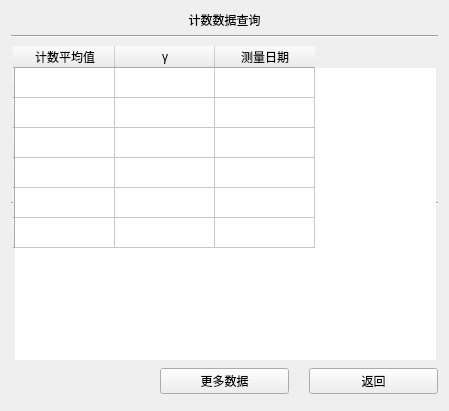
<?xml version="1.0" encoding="UTF-8"?>
<ui version="4.0">
 <class>countdataquery</class>
 <widget class="QWidget" name="countdataquery">
  <property name="geometry">
   <rect>
    <x>0</x>
    <y>0</y>
    <width>449</width>
    <height>411</height>
   </rect>
  </property>
  <property name="windowTitle">
   <string>Form</string>
  </property>
  <layout class="QGridLayout" name="gridLayout">
   <item row="0" column="0">
    <layout class="QVBoxLayout" name="verticalLayout">
     <item>
      <widget class="QLabel" name="label">
       <property name="text">
        <string>计数数据查询</string>
       </property>
       <property name="alignment">
        <set>Qt::AlignCenter</set>
       </property>
      </widget>
     </item>
     <item>
      <widget class="Line" name="line">
       <property name="orientation">
        <enum>Qt::Horizontal</enum>
       </property>
      </widget>
     </item>
     <item>
      <widget class="QTableWidget" name="tableWidget">
       <property name="frameShape">
        <enum>QFrame::HLine</enum>
       </property>
       <property name="frameShadow">
        <enum>QFrame::Sunken</enum>
       </property>
       <property name="lineWidth">
        <number>1</number>
       </property>
       <property name="textElideMode">
        <enum>Qt::ElideMiddle</enum>
       </property>
       <property name="showGrid">
        <bool>true</bool>
       </property>
       <property name="gridStyle">
        <enum>Qt::SolidLine</enum>
       </property>
       <property name="sortingEnabled">
        <bool>false</bool>
       </property>
       <property name="wordWrap">
        <bool>true</bool>
       </property>
       <property name="cornerButtonEnabled">
        <bool>true</bool>
       </property>
       <row>
        <property name="text">
         <string/>
        </property>
       </row>
       <row>
        <property name="text">
         <string/>
        </property>
       </row>
       <row>
        <property name="text">
         <string/>
        </property>
       </row>
       <row>
        <property name="text">
         <string/>
        </property>
       </row>
       <row>
        <property name="text">
         <string/>
        </property>
       </row>
       <row>
        <property name="text">
         <string/>
        </property>
       </row>
       <column>
        <property name="text">
         <string>计数平均值</string>
        </property>
       </column>
       <column>
        <property name="text">
         <string>γ</string>
        </property>
       </column>
       <column>
        <property name="text">
         <string>测量日期</string>
        </property>
       </column>
       <item row="0" column="0">
        <property name="text">
         <string> </string>
        </property>
        <property name="textAlignment">
         <set>AlignHCenter|AlignVCenter|AlignCenter</set>
        </property>
       </item>
       <item row="0" column="1">
        <property name="text">
         <string> </string>
        </property>
        <property name="textAlignment">
         <set>AlignHCenter|AlignVCenter|AlignCenter</set>
        </property>
       </item>
       <item row="0" column="2">
        <property name="text">
         <string>  </string>
        </property>
       </item>
       <item row="1" column="0">
        <property name="text">
         <string> </string>
        </property>
        <property name="textAlignment">
         <set>AlignHCenter|AlignVCenter|AlignCenter</set>
        </property>
       </item>
       <item row="1" column="1">
        <property name="text">
         <string> </string>
        </property>
        <property name="textAlignment">
         <set>AlignHCenter|AlignVCenter|AlignCenter</set>
        </property>
       </item>
       <item row="1" column="2">
        <property name="text">
         <string>  </string>
        </property>
       </item>
       <item row="2" column="0">
        <property name="text">
         <string> </string>
        </property>
        <property name="textAlignment">
         <set>AlignHCenter|AlignVCenter|AlignCenter</set>
        </property>
       </item>
       <item row="2" column="1">
        <property name="text">
         <string> </string>
        </property>
        <property name="textAlignment">
         <set>AlignHCenter|AlignVCenter|AlignCenter</set>
        </property>
       </item>
       <item row="2" column="2">
        <property name="text">
         <string>  </string>
        </property>
       </item>
       <item row="3" column="0">
        <property name="text">
         <string> </string>
        </property>
        <property name="textAlignment">
         <set>AlignHCenter|AlignVCenter|AlignCenter</set>
        </property>
       </item>
       <item row="3" column="1">
        <property name="text">
         <string>  </string>
        </property>
        <property name="textAlignment">
         <set>AlignHCenter|AlignVCenter|AlignCenter</set>
        </property>
       </item>
       <item row="3" column="2">
        <property name="text">
         <string>  </string>
        </property>
       </item>
       <item row="4" column="0">
        <property name="text">
         <string>   </string>
        </property>
        <property name="textAlignment">
         <set>AlignHCenter|AlignVCenter|AlignCenter</set>
        </property>
       </item>
       <item row="4" column="1">
        <property name="text">
         <string>  </string>
        </property>
        <property name="textAlignment">
         <set>AlignHCenter|AlignVCenter|AlignCenter</set>
        </property>
       </item>
       <item row="4" column="2">
        <property name="text">
         <string>  </string>
        </property>
       </item>
       <item row="5" column="0">
        <property name="text">
         <string> </string>
        </property>
        <property name="textAlignment">
         <set>AlignHCenter|AlignVCenter|AlignCenter</set>
        </property>
       </item>
       <item row="5" column="1">
        <property name="text">
         <string>  </string>
        </property>
        <property name="textAlignment">
         <set>AlignHCenter|AlignVCenter|AlignCenter</set>
        </property>
       </item>
       <item row="5" column="2">
        <property name="text">
         <string>  </string>
        </property>
       </item>
      </widget>
     </item>
     <item>
      <layout class="QHBoxLayout" name="horizontalLayout_2" stretch="1,1,1">
       <property name="spacing">
        <number>20</number>
       </property>
       <item>
        <widget class="QLabel" name="label_current">
         <property name="text">
          <string/>
         </property>
         <property name="alignment">
          <set>Qt::AlignRight|Qt::AlignTrailing|Qt::AlignVCenter</set>
         </property>
        </widget>
       </item>
       <item>
        <widget class="QPushButton" name="pushButton_2">
         <property name="text">
          <string>更多数据</string>
         </property>
        </widget>
       </item>
       <item>
        <widget class="QPushButton" name="pushButton">
         <property name="text">
          <string>返回</string>
         </property>
        </widget>
       </item>
      </layout>
     </item>
     <item>
      <layout class="QHBoxLayout" name="horizontalLayout">
       <item>
        <widget class="issample" name="widget" native="true"/>
       </item>
       <item>
        <widget class="ispreheat" name="widget_2" native="true"/>
       </item>
       <item>
        <widget class="date_widget" name="widget_3" native="true"/>
       </item>
      </layout>
     </item>
    </layout>
   </item>
  </layout>
 </widget>
 <customwidgets>
  <customwidget>
   <class>date_widget</class>
   <extends>QWidget</extends>
   <header>date_widget.h</header>
   <container>1</container>
  </customwidget>
  <customwidget>
   <class>issample</class>
   <extends>QWidget</extends>
   <header>issample.h</header>
   <container>1</container>
  </customwidget>
  <customwidget>
   <class>ispreheat</class>
   <extends>QWidget</extends>
   <header>ispreheat.h</header>
   <container>1</container>
  </customwidget>
 </customwidgets>
 <resources/>
 <connections/>
</ui>
